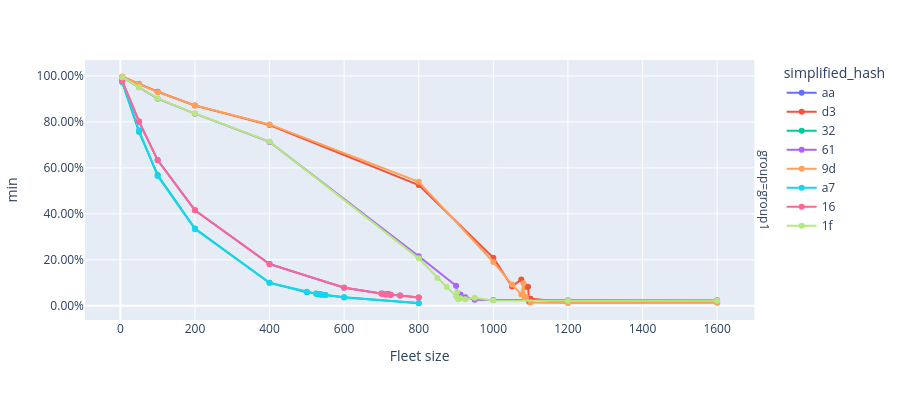

Notebook code for this chart:
### Code cell
if len(df) > 0:
    df = df.sort_values("fleet_size")
    fig = px.line(df, x="fleet_size", color="simplified_hash", y="min", 
                  facet_row="group", height=400, markers=True, hover_data=["count"],
                  labels=dict(fleet_size="Fleet size", rejection_rate="Rejection rate"))
    fig.update_yaxes(tickformat=".2%")
    # fig.update_layout(showlegend=False)
    fig.show()
else:
    print("No data")

### Figure 1 — Plotly figure (JSON) as saved in the notebook; plotly's stock layout.template omitted (floating-point values rounded to 4 significant figures)
{"data": [{"customdata": [[10], [10], [10], [10], [10], [10], [10], [10], [10], [10], [5], [10], [10], [10]], "hovertemplate": "simplified_hash=aa<br>group=group1<br>Fleet size=%{x}<br>min=%{y}<br>count=%{customdata[0]}<extra></extra>", "legendgroup": "aa", "line": {"color": "#636efa", "dash": "solid"}, "marker": {"symbol": "circle"}, "mode": "lines+markers", "name": "aa", "orientation": "v", "showlegend": true, "type": "scatter", "x": [5, 50, 100, 200, 400, 600, 700, 712, 715, 718, 721, 725, 750, 800], "xaxis": "x", "y": [0.9777, 0.8008, 0.6338, 0.4158, 0.1818, 0.0784, 0.05326, 0.05066, 0.05026, 0.04997, 0.049, 0.04821, 0.04428, 0.03646], "yaxis": "y"}, {"customdata": [[10], [10], [10], [10], [10], [10], [10], [10], [5], [5], [5], [5], [10], [10], [10]], "hovertemplate": "simplified_hash=d3<br>group=group1<br>Fleet size=%{x}<br>min=%{y}<br>count=%{customdata[0]}<extra></extra>", "legendgroup": "d3", "line": {"color": "#EF553B", "dash": "solid"}, "marker": {"symbol": "circle"}, "mode": "lines+markers", "name": "d3", "orientation": "v", "showlegend": true, "type": "scatter", "x": [5, 50, 100, 200, 400, 800, 1000, 1050, 1075, 1087, 1093, 1096, 1100, 1200, 1600], "xaxis": "x", "y": [0.9961, 0.9646, 0.9309, 0.8713, 0.7866, 0.5253, 0.2094, 0.08348, 0.1149, 0.08325, 0.08281, 0.01793, 0.03105, 0.01455, 0.01501], "yaxis": "y"}, {"customdata": [[10], [10], [10], [10], [10], [10], [10], [10], [10], [10], [10], [10], [10]], "hovertemplate": "simplified_hash=32<br>group=group1<br>Fleet size=%{x}<br>min=%{y}<br>count=%{customdata[0]}<extra></extra>", "legendgroup": "32", "line": {"color": "#00cc96", "dash": "solid"}, "marker": {"symbol": "circle"}, "mode": "lines+markers", "name": "32", "orientation": "v", "showlegend": true, "type": "scatter", "x": [5, 50, 100, 200, 400, 500, 525, 531, 534, 537, 550, 600, 800], "xaxis": "x", "y": [0.9723, 0.7568, 0.569, 0.3358, 0.09976, 0.05895, 0.05394, 0.05048, 0.05021, 0.04934, 0.04705, 0.03672, 0.01104], "yaxis": "y"}, {"customdata": [[10], [10], [10], [10], [10], [10], [10], [10], [5], [10], [10], [10], [10], [10], [10]], "hovertemplate": "simplified_hash=61<br>group=group1<br>Fleet size=%{x}<br>min=%{y}<br>count=%{customdata[0]}<extra></extra>", "legendgroup": "61", "line": {"color": "#ab63fa", "dash": "solid"}, "marker": {"symbol": "circle"}, "mode": "lines+markers", "name": "61", "orientation": "v", "showlegend": true, "type": "scatter", "x": [5, 50, 100, 200, 400, 800, 900, 906, 909, 912, 925, 950, 1000, 1200, 1600], "xaxis": "x", "y": [0.9945, 0.9507, 0.9009, 0.8358, 0.7129, 0.2153, 0.08705, 0.03331, 0.04141, 0.04911, 0.03689, 0.0266, 0.02548, 0.02426, 0.02454], "yaxis": "y"}, {"customdata": [[10], [10], [10], [10], [10], [10], [10], [10], [10], [5], [5], [5], [10], [10], [10]], "hovertemplate": "simplified_hash=9d<br>group=group1<br>Fleet size=%{x}<br>min=%{y}<br>count=%{customdata[0]}<extra></extra>", "legendgroup": "9d", "line": {"color": "#FFA15A", "dash": "solid"}, "marker": {"symbol": "circle"}, "mode": "lines+markers", "name": "9d", "orientation": "v", "showlegend": true, "type": "scatter", "x": [5, 50, 100, 200, 400, 800, 1000, 1050, 1075, 1081, 1084, 1087, 1100, 1200, 1600], "xaxis": "x", "y": [0.9963, 0.9636, 0.9293, 0.8717, 0.7889, 0.5391, 0.1906, 0.09276, 0.04946, 0.09806, 0.03588, 0.03817, 0.01425, 0.01229, 0.01302], "yaxis": "y"}, {"customdata": [[10], [10], [10], [10], [10], [10], [10], [10], [10], [10], [10], [10], [10]], "hovertemplate": "simplified_hash=a7<br>group=group1<br>Fleet size=%{x}<br>min=%{y}<br>count=%{customdata[0]}<extra></extra>", "legendgroup": "a7", "line": {"color": "#19d3f3", "dash": "solid"}, "marker": {"symbol": "circle"}, "mode": "lines+markers", "name": "a7", "orientation": "v", "showlegend": true, "type": "scatter", "x": [5, 50, 100, 200, 400, 500, 525, 537, 540, 543, 550, 600, 800], "xaxis": "x", "y": [0.9742, 0.7628, 0.5647, 0.3334, 0.1001, 0.06112, 0.05272, 0.0502, 0.04761, 0.04753, 0.04689, 0.03652, 0.01215], "yaxis": "y"}, {"customdata": [[10], [10], [10], [10], [10], [10], [10], [10], [10], [10], [10], [10], [10]], "hovertemplate": "simplified_hash=16<br>group=group1<br>Fleet size=%{x}<br>min=%{y}<br>count=%{customdata[0]}<extra></extra>", "legendgroup": "16", "line": {"color": "#FF6692", "dash": "solid"}, "marker": {"symbol": "circle"}, "mode": "lines+markers", "name": "16", "orientation": "v", "showlegend": true, "type": "scatter", "x": [5, 50, 100, 200, 400, 600, 700, 706, 709, 712, 725, 750, 800], "xaxis": "x", "y": [0.9787, 0.8028, 0.6328, 0.4156, 0.181, 0.0796, 0.05279, 0.05215, 0.0518, 0.04902, 0.04824, 0.04433, 0.03605], "yaxis": "y"}, {"customdata": [[10], [10], [10], [10], [10], [10], [10], [10], [10], [5], [5], [5], [5], [5], [10], [10], [10]], "hovertemplate": "simplified_hash=1f<br>group=group1<br>Fleet size=%{x}<br>min=%{y}<br>count=%{customdata[0]}<extra></extra>", "legendgroup": "1f", "line": {"color": "#B6E880", "dash": "solid"}, "marker": {"symbol": "circle"}, "mode": "lines+markers", "name": "1f", "orientation": "v", "showlegend": true, "type": "scatter", "x": [5, 50, 100, 200, 400, 800, 850, 875, 900, 903, 906, 912, 925, 950, 1000, 1200, 1600], "xaxis": "x", "y": [0.9945, 0.9502, 0.902, 0.8363, 0.7142, 0.2063, 0.1212, 0.08181, 0.04305, 0.05995, 0.02806, 0.03243, 0.02797, 0.03457, 0.02328, 0.02156, 0.02165], "yaxis": "y"}], "layout": {"annotations": [{"font": {}, "showarrow": false, "text": "group=group1", "textangle": 90, "x": 0.98, "xanchor": "left", "xref": "paper", "y": 0.5, "yanchor": "middle", "yref": "paper"}], "height": 400, "legend": {"title": {"text": "simplified_hash"}, "tracegroupgap": 0}, "margin": {"t": 60}, "xaxis": {"anchor": "y", "domain": [0, 0.98], "title": {"text": "Fleet size"}}, "yaxis": {"anchor": "x", "domain": [0, 1], "tickformat": ".2%", "title": {"text": "min"}}}}
